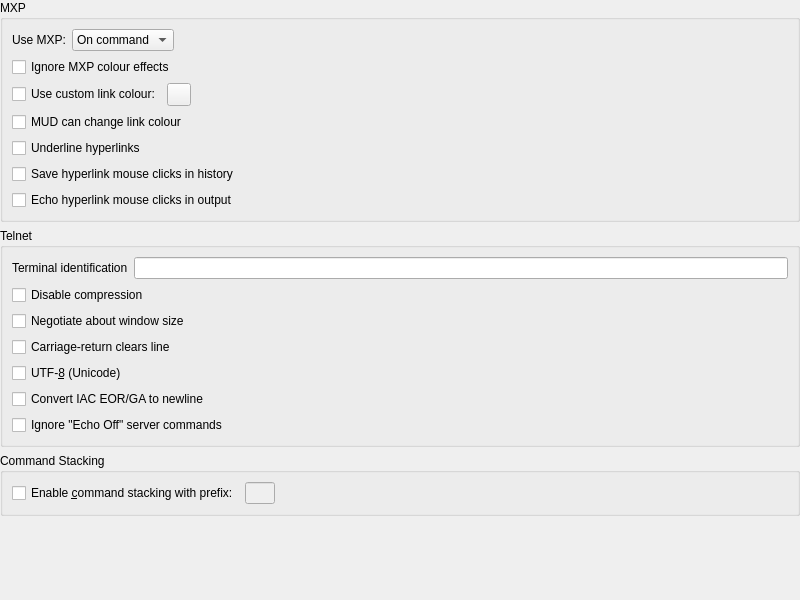
<?xml version="1.0" encoding="UTF-8"?>
<ui version="4.0">
 <class>PrefsMud</class>
 <widget class="QWidget" name="PrefsMud">
  <property name="geometry">
   <rect>
    <x>0</x>
    <y>0</y>
    <width>800</width>
    <height>600</height>
   </rect>
  </property>
  <property name="windowTitle">
   <string>Output</string>
  </property>
  <layout class="QVBoxLayout" name="verticalLayout">
   <property name="leftMargin">
    <number>0</number>
   </property>
   <property name="topMargin">
    <number>0</number>
   </property>
   <property name="rightMargin">
    <number>0</number>
   </property>
   <property name="bottomMargin">
    <number>0</number>
   </property>
   <item>
    <widget class="QGroupBox" name="_hyperlinks">
     <property name="title">
      <string>MXP</string>
     </property>
     <layout class="QVBoxLayout" name="verticalLayout_2">
      <item>
       <layout class="QHBoxLayout" name="horizontalLayout">
        <item>
         <widget class="QLabel" name="UseMxp_label">
          <property name="text">
           <string>Use MXP:</string>
          </property>
          <property name="buddy">
           <cstring>UseMxp</cstring>
          </property>
         </widget>
        </item>
        <item>
         <widget class="QComboBox" name="UseMxp">
          <property name="sizePolicy">
           <sizepolicy hsizetype="Fixed" vsizetype="Fixed">
            <horstretch>0</horstretch>
            <verstretch>0</verstretch>
           </sizepolicy>
          </property>
          <item>
           <property name="text">
            <string>On command</string>
           </property>
          </item>
          <item>
           <property name="text">
            <string>On query</string>
           </property>
          </item>
          <item>
           <property name="text">
            <string>Always</string>
           </property>
          </item>
          <item>
           <property name="text">
            <string>Never</string>
           </property>
          </item>
         </widget>
        </item>
        <item>
         <spacer name="horizontalSpacer_2">
          <property name="orientation">
           <enum>Qt::Orientation::Horizontal</enum>
          </property>
          <property name="sizeHint" stdset="0">
           <size>
            <width>40</width>
            <height>20</height>
           </size>
          </property>
         </spacer>
        </item>
       </layout>
      </item>
      <item>
       <widget class="QCheckBox" name="IgnoreMxpColourChanges">
        <property name="sizePolicy">
         <sizepolicy hsizetype="Minimum" vsizetype="Fixed">
          <horstretch>1</horstretch>
          <verstretch>0</verstretch>
         </sizepolicy>
        </property>
        <property name="text">
         <string>Ignore MXP colour effects</string>
        </property>
       </widget>
      </item>
      <item>
       <layout class="QHBoxLayout" name="_custom_color">
        <item>
         <widget class="QCheckBox" name="UseCustomLinkColour">
          <property name="text">
           <string>Use custom link colour:</string>
          </property>
         </widget>
        </item>
        <item>
         <widget class="ColorPickerButton" name="HyperlinkColour">
          <property name="baseSize">
           <size>
            <width>20</width>
            <height>20</height>
           </size>
          </property>
         </widget>
        </item>
        <item>
         <spacer name="horizontalSpacer">
          <property name="orientation">
           <enum>Qt::Orientation::Horizontal</enum>
          </property>
          <property name="sizeHint" stdset="0">
           <size>
            <width>40</width>
            <height>20</height>
           </size>
          </property>
         </spacer>
        </item>
       </layout>
      </item>
      <item>
       <widget class="QCheckBox" name="MudCanChangeLinkColour">
        <property name="text">
         <string>MUD can change link colour</string>
        </property>
       </widget>
      </item>
      <item>
       <widget class="QCheckBox" name="UnderlineHyperlinks">
        <property name="text">
         <string>Underline hyperlinks</string>
        </property>
       </widget>
      </item>
      <item>
       <widget class="QCheckBox" name="HyperlinkAddsToCommandHistory">
        <property name="text">
         <string>Save hyperlink mouse clicks in history</string>
        </property>
       </widget>
      </item>
      <item>
       <widget class="QCheckBox" name="EchoHyperlinkInOutputWindow">
        <property name="text">
         <string>Echo hyperlink mouse clicks in output</string>
        </property>
       </widget>
      </item>
     </layout>
    </widget>
   </item>
   <item>
    <widget class="QGroupBox" name="_telnet">
     <property name="title">
      <string>Telnet</string>
     </property>
     <layout class="QVBoxLayout" name="verticalLayout_3">
      <item>
       <layout class="QHBoxLayout" name="horizontalLayout_1">
        <item>
         <widget class="QLabel" name="TerminalIdentification_label">
          <property name="text">
           <string>Terminal identification</string>
          </property>
         </widget>
        </item>
        <item>
         <widget class="QLineEdit" name="TerminalIdentification"/>
        </item>
       </layout>
      </item>
      <item>
       <widget class="QCheckBox" name="DisableCompression">
        <property name="text">
         <string>Disable compression</string>
        </property>
       </widget>
      </item>
      <item>
       <widget class="QCheckBox" name="Naws">
        <property name="text">
         <string>Negotiate about window size</string>
        </property>
       </widget>
      </item>
      <item>
       <widget class="QCheckBox" name="CarriageReturnClearsLine">
        <property name="text">
         <string>Carriage-return clears line</string>
        </property>
       </widget>
      </item>
      <item>
       <widget class="QCheckBox" name="Utf8">
        <property name="text">
         <string>UTF-&amp;8 (Unicode)</string>
        </property>
       </widget>
      </item>
      <item>
       <widget class="QCheckBox" name="ConvertGaToNewline">
        <property name="text">
         <string>Convert IAC EOR/GA to newline</string>
        </property>
       </widget>
      </item>
      <item>
       <widget class="QCheckBox" name="NoEchoOff">
        <property name="text">
         <string>Ignore &quot;Echo Off&quot; server commands</string>
        </property>
       </widget>
      </item>
     </layout>
    </widget>
   </item>
   <item>
    <widget class="QGroupBox" name="_command_stacking">
     <property name="title">
      <string>Command Stacking</string>
     </property>
     <layout class="QHBoxLayout" name="horizontalLayout_2">
      <property name="spacing">
       <number>-1</number>
      </property>
      <item>
       <widget class="QCheckBox" name="EnableCommandStack">
        <property name="text">
         <string>Enable &amp;command stacking with prefix:</string>
        </property>
       </widget>
      </item>
      <item>
       <widget class="QLineEdit" name="CommandStackCharacter">
        <property name="enabled">
         <bool>false</bool>
        </property>
        <property name="sizePolicy">
         <sizepolicy hsizetype="Fixed" vsizetype="Fixed">
          <horstretch>0</horstretch>
          <verstretch>0</verstretch>
         </sizepolicy>
        </property>
        <property name="maximumSize">
         <size>
          <width>30</width>
          <height>16777215</height>
         </size>
        </property>
        <property name="maxLength">
         <number>1</number>
        </property>
       </widget>
      </item>
      <item>
       <spacer name="horizontalSpacer_4">
        <property name="orientation">
         <enum>Qt::Orientation::Horizontal</enum>
        </property>
        <property name="sizeHint" stdset="0">
         <size>
          <width>600</width>
          <height>20</height>
         </size>
        </property>
       </spacer>
      </item>
     </layout>
    </widget>
   </item>
   <item>
    <spacer name="verticalSpacer">
     <property name="orientation">
      <enum>Qt::Orientation::Vertical</enum>
     </property>
     <property name="sizeHint" stdset="0">
      <size>
       <width>20</width>
       <height>40</height>
      </size>
     </property>
    </spacer>
   </item>
  </layout>
 </widget>
 <customwidgets>
  <customwidget>
   <class>ColorPickerButton</class>
   <extends>QToolButton</extends>
   <header>colorpickerbutton.h</header>
  </customwidget>
 </customwidgets>
 <resources/>
 <connections/>
</ui>
